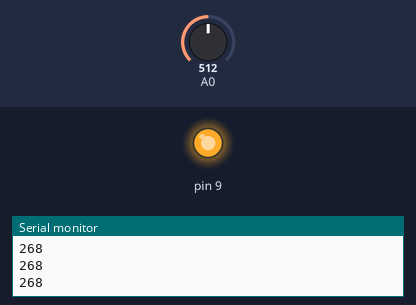
Bench run of a sketch on a simulated Arduino Uno, built with avr-gcc and run on an emulated ATmega328P. Shown: output pins drawn as LEDs (lit = HIGH), the last lines printed to the serial monitor. The test bench sets the inputs (shaded band); at power-on: A0 = 512.

Above: at 1.2 s.
1.3 s: A0 set to 900
At 2.3 s:
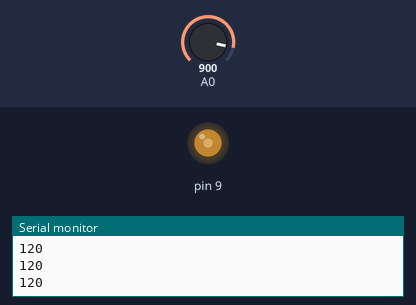
2.8 s: A0 set to 1023
At 3.6 s:
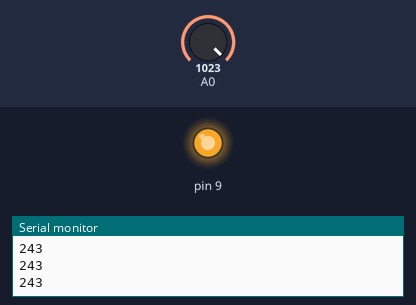
Timing chart, 0 to 5.8 s (numbered marks = the images above; inputs shaded):
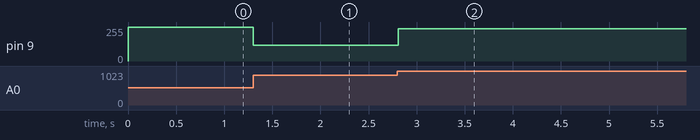

Measured:
- after the input at 1.3 s, pin 9: 255/255 → 120/255 at once
- after the input at 2.8 s, pin 9: 120/255 → 243/255 at once

The sketch:

fotocelda.ino
```cpp
void setup(){
  pinMode(9,OUTPUT);
  pinMode(A0,INPUT);
  Serial.begin(9600);
}

void loop(){
  int foto=analogRead(A0);
  int conversion=780-foto;
  if(conversion < 0){
    conversion = conversion *-1;
  }
  Serial.println(conversion);
  analogWrite(9,conversion);
  delay(100);
}
```
